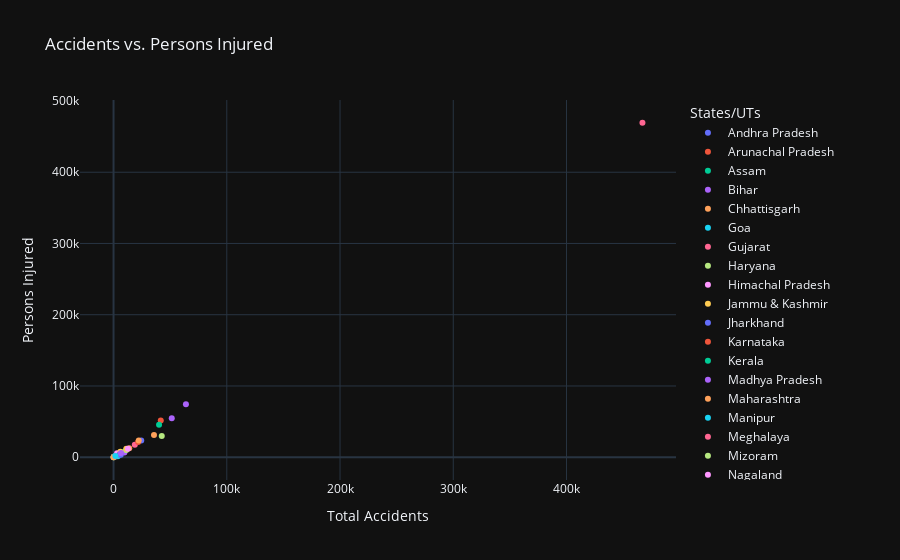

The notebook cell this image was saved under:
### Code cell
# Interactive Scatter plot to visualize accidents vs persons injured using plotly
fig = px.scatter(
    data,
    x='Total - Total Accidents',
    y='Total - Persons Injured - Total Injured',
    title='Accidents vs. Persons Injured',
    labels={'Total - Total Accidents': 'Total Accidents', 'Total - Persons Injured - Total Injured': 'Persons Injured'},
    color='States/UTs',
    template='plotly_dark'
)
fig.show()

### Figure 1 — Plotly figure (JSON) as saved in the notebook; plotly's stock layout.template omitted (floating-point values rounded to 4 significant figures)
{"data": [{"hovertemplate": "States/UTs=Andhra Pradesh<br>Total Accidents=%{x}<br>Persons Injured=%{y}<extra></extra>", "legendgroup": "Andhra Pradesh", "marker": {"color": "#636efa", "symbol": "circle"}, "mode": "markers", "name": "Andhra Pradesh", "orientation": "v", "showlegend": true, "type": "scatter", "x": [24475], "xaxis": "x", "y": [23456], "yaxis": "y"}, {"hovertemplate": "States/UTs=Arunachal Pradesh<br>Total Accidents=%{x}<br>Persons Injured=%{y}<extra></extra>", "legendgroup": "Arunachal Pradesh", "marker": {"color": "#EF553B", "symbol": "circle"}, "mode": "markers", "name": "Arunachal Pradesh", "orientation": "v", "showlegend": true, "type": "scatter", "x": [277], "xaxis": "x", "y": [323], "yaxis": "y"}, {"hovertemplate": "States/UTs=Assam<br>Total Accidents=%{x}<br>Persons Injured=%{y}<extra></extra>", "legendgroup": "Assam", "marker": {"color": "#00cc96", "symbol": "circle"}, "mode": "markers", "name": "Assam", "orientation": "v", "showlegend": true, "type": "scatter", "x": [8248], "xaxis": "x", "y": [7375], "yaxis": "y"}, {"hovertemplate": "States/UTs=Bihar<br>Total Accidents=%{x}<br>Persons Injured=%{y}<extra></extra>", "legendgroup": "Bihar", "marker": {"color": "#ab63fa", "symbol": "circle"}, "mode": "markers", "name": "Bihar", "orientation": "v", "showlegend": true, "type": "scatter", "x": [9600], "xaxis": "x", "y": [6679], "yaxis": "y"}, {"hovertemplate": "States/UTs=Chhattisgarh<br>Total Accidents=%{x}<br>Persons Injured=%{y}<extra></extra>", "legendgroup": "Chhattisgarh", "marker": {"color": "#FFA15A", "symbol": "circle"}, "mode": "markers", "name": "Chhattisgarh", "orientation": "v", "showlegend": true, "type": "scatter", "x": [13864], "xaxis": "x", "y": [12715], "yaxis": "y"}, {"hovertemplate": "States/UTs=Goa<br>Total Accidents=%{x}<br>Persons Injured=%{y}<extra></extra>", "legendgroup": "Goa", "marker": {"color": "#19d3f3", "symbol": "circle"}, "mode": "markers", "name": "Goa", "orientation": "v", "showlegend": true, "type": "scatter", "x": [3709], "xaxis": "x", "y": [1549], "yaxis": "y"}, {"hovertemplate": "States/UTs=Gujarat<br>Total Accidents=%{x}<br>Persons Injured=%{y}<extra></extra>", "legendgroup": "Gujarat", "marker": {"color": "#FF6692", "symbol": "circle"}, "mode": "markers", "name": "Gujarat", "orientation": "v", "showlegend": true, "type": "scatter", "x": [18769], "xaxis": "x", "y": [17467], "yaxis": "y"}, {"hovertemplate": "States/UTs=Haryana<br>Total Accidents=%{x}<br>Persons Injured=%{y}<extra></extra>", "legendgroup": "Haryana", "marker": {"color": "#B6E880", "symbol": "circle"}, "mode": "markers", "name": "Haryana", "orientation": "v", "showlegend": true, "type": "scatter", "x": [11238], "xaxis": "x", "y": [10020], "yaxis": "y"}, {"hovertemplate": "States/UTs=Himachal Pradesh<br>Total Accidents=%{x}<br>Persons Injured=%{y}<extra></extra>", "legendgroup": "Himachal Pradesh", "marker": {"color": "#FF97FF", "symbol": "circle"}, "mode": "markers", "name": "Himachal Pradesh", "orientation": "v", "showlegend": true, "type": "scatter", "x": [3110], "xaxis": "x", "y": [5551], "yaxis": "y"}, {"hovertemplate": "States/UTs=Jammu & Kashmir<br>Total Accidents=%{x}<br>Persons Injured=%{y}<extra></extra>", "legendgroup": "Jammu & Kashmir", "marker": {"color": "#FECB52", "symbol": "circle"}, "mode": "markers", "name": "Jammu & Kashmir", "orientation": "v", "showlegend": true, "type": "scatter", "x": [5978], "xaxis": "x", "y": [7845], "yaxis": "y"}, {"hovertemplate": "States/UTs=Jharkhand<br>Total Accidents=%{x}<br>Persons Injured=%{y}<extra></extra>", "legendgroup": "Jharkhand", "marker": {"color": "#636efa", "symbol": "circle"}, "mode": "markers", "name": "Jharkhand", "orientation": "v", "showlegend": true, "type": "scatter", "x": [5394], "xaxis": "x", "y": [3975], "yaxis": "y"}, {"hovertemplate": "States/UTs=Karnataka<br>Total Accidents=%{x}<br>Persons Injured=%{y}<extra></extra>", "legendgroup": "Karnataka", "marker": {"color": "#EF553B", "symbol": "circle"}, "mode": "markers", "name": "Karnataka", "orientation": "v", "showlegend": true, "type": "scatter", "x": [41707], "xaxis": "x", "y": [51562], "yaxis": "y"}, {"hovertemplate": "States/UTs=Kerala<br>Total Accidents=%{x}<br>Persons Injured=%{y}<extra></extra>", "legendgroup": "Kerala", "marker": {"color": "#00cc96", "symbol": "circle"}, "mode": "markers", "name": "Kerala", "orientation": "v", "showlegend": true, "type": "scatter", "x": [40181], "xaxis": "x", "y": [45458], "yaxis": "y"}, {"hovertemplate": "States/UTs=Madhya Pradesh<br>Total Accidents=%{x}<br>Persons Injured=%{y}<extra></extra>", "legendgroup": "Madhya Pradesh", "marker": {"color": "#ab63fa", "symbol": "circle"}, "mode": "markers", "name": "Madhya Pradesh", "orientation": "v", "showlegend": true, "type": "scatter", "x": [51397], "xaxis": "x", "y": [54662], "yaxis": "y"}, {"hovertemplate": "States/UTs=Maharashtra<br>Total Accidents=%{x}<br>Persons Injured=%{y}<extra></extra>", "legendgroup": "Maharashtra", "marker": {"color": "#FFA15A", "symbol": "circle"}, "mode": "markers", "name": "Maharashtra", "orientation": "v", "showlegend": true, "type": "scatter", "x": [35717], "xaxis": "x", "y": [31365], "yaxis": "y"}, {"hovertemplate": "States/UTs=Manipur<br>Total Accidents=%{x}<br>Persons Injured=%{y}<extra></extra>", "legendgroup": "Manipur", "marker": {"color": "#19d3f3", "symbol": "circle"}, "mode": "markers", "name": "Manipur", "orientation": "v", "showlegend": true, "type": "scatter", "x": [601], "xaxis": "x", "y": [1042], "yaxis": "y"}, {"hovertemplate": "States/UTs=Meghalaya<br>Total Accidents=%{x}<br>Persons Injured=%{y}<extra></extra>", "legendgroup": "Meghalaya", "marker": {"color": "#FF6692", "symbol": "circle"}, "mode": "markers", "name": "Meghalaya", "orientation": "v", "showlegend": true, "type": "scatter", "x": [399], "xaxis": "x", "y": [205], "yaxis": "y"}, {"hovertemplate": "States/UTs=Mizoram<br>Total Accidents=%{x}<br>Persons Injured=%{y}<extra></extra>", "legendgroup": "Mizoram", "marker": {"color": "#B6E880", "symbol": "circle"}, "mode": "markers", "name": "Mizoram", "orientation": "v", "showlegend": true, "type": "scatter", "x": [53], "xaxis": "x", "y": [80], "yaxis": "y"}, {"hovertemplate": "States/UTs=Nagaland<br>Total Accidents=%{x}<br>Persons Injured=%{y}<extra></extra>", "legendgroup": "Nagaland", "marker": {"color": "#FF97FF", "symbol": "circle"}, "mode": "markers", "name": "Nagaland", "orientation": "v", "showlegend": true, "type": "scatter", "x": [430], "xaxis": "x", "y": [335], "yaxis": "y"}, {"hovertemplate": "States/UTs=Odisha<br>Total Accidents=%{x}<br>Persons Injured=%{y}<extra></extra>", "legendgroup": "Odisha", "marker": {"color": "#FECB52", "symbol": "circle"}, "mode": "markers", "name": "Odisha", "orientation": "v", "showlegend": true, "type": "scatter", "x": [11262], "xaxis": "x", "y": [11794], "yaxis": "y"}, {"hovertemplate": "States/UTs=Punjab<br>Total Accidents=%{x}<br>Persons Injured=%{y}<extra></extra>", "legendgroup": "Punjab", "marker": {"color": "#636efa", "symbol": "circle"}, "mode": "markers", "name": "Punjab", "orientation": "v", "showlegend": true, "type": "scatter", "x": [6428], "xaxis": "x", "y": [3384], "yaxis": "y"}, {"hovertemplate": "States/UTs=Rajasthan<br>Total Accidents=%{x}<br>Persons Injured=%{y}<extra></extra>", "legendgroup": "Rajasthan", "marker": {"color": "#EF553B", "symbol": "circle"}, "mode": "markers", "name": "Rajasthan", "orientation": "v", "showlegend": true, "type": "scatter", "x": [21743], "xaxis": "x", "y": [21547], "yaxis": "y"}, {"hovertemplate": "States/UTs=Sikkim<br>Total Accidents=%{x}<br>Persons Injured=%{y}<extra></extra>", "legendgroup": "Sikkim", "marker": {"color": "#00cc96", "symbol": "circle"}, "mode": "markers", "name": "Sikkim", "orientation": "v", "showlegend": true, "type": "scatter", "x": [180], "xaxis": "x", "y": [370], "yaxis": "y"}, {"hovertemplate": "States/UTs=Tamil Nadu<br>Total Accidents=%{x}<br>Persons Injured=%{y}<extra></extra>", "legendgroup": "Tamil Nadu", "marker": {"color": "#ab63fa", "symbol": "circle"}, "mode": "markers", "name": "Tamil Nadu", "orientation": "v", "showlegend": true, "type": "scatter", "x": [63920], "xaxis": "x", "y": [74537], "yaxis": "y"}, {"hovertemplate": "States/UTs=Telangana<br>Total Accidents=%{x}<br>Persons Injured=%{y}<extra></extra>", "legendgroup": "Telangana", "marker": {"color": "#FFA15A", "symbol": "circle"}, "mode": "markers", "name": "Telangana", "orientation": "v", "showlegend": true, "type": "scatter", "x": [22230], "xaxis": "x", "y": [23613], "yaxis": "y"}, {"hovertemplate": "States/UTs=Tripura<br>Total Accidents=%{x}<br>Persons Injured=%{y}<extra></extra>", "legendgroup": "Tripura", "marker": {"color": "#19d3f3", "symbol": "circle"}, "mode": "markers", "name": "Tripura", "orientation": "v", "showlegend": true, "type": "scatter", "x": [552], "xaxis": "x", "y": [741], "yaxis": "y"}, {"hovertemplate": "States/UTs=Uttarakhand<br>Total Accidents=%{x}<br>Persons Injured=%{y}<extra></extra>", "legendgroup": "Uttarakhand", "marker": {"color": "#FF6692", "symbol": "circle"}, "mode": "markers", "name": "Uttarakhand", "orientation": "v", "showlegend": true, "type": "scatter", "x": [1468], "xaxis": "x", "y": [1571], "yaxis": "y"}, {"hovertemplate": "States/UTs=Uttar Pradesh<br>Total Accidents=%{x}<br>Persons Injured=%{y}<extra></extra>", "legendgroup": "Uttar Pradesh", "marker": {"color": "#B6E880", "symbol": "circle"}, "mode": "markers", "name": "Uttar Pradesh", "orientation": "v", "showlegend": true, "type": "scatter", "x": [42568], "xaxis": "x", "y": [29664], "yaxis": "y"}, {"hovertemplate": "States/UTs=West Bengal<br>Total Accidents=%{x}<br>Persons Injured=%{y}<extra></extra>", "legendgroup": "West Bengal", "marker": {"color": "#FF97FF", "symbol": "circle"}, "mode": "markers", "name": "West Bengal", "orientation": "v", "showlegend": true, "type": "scatter", "x": [12705], "xaxis": "x", "y": [11997], "yaxis": "y"}, {"hovertemplate": "States/UTs=Andaman & Nicobar Islands<br>Total Accidents=%{x}<br>Persons Injured=%{y}<extra></extra>", "legendgroup": "Andaman & Nicobar Islands", "marker": {"color": "#FECB52", "symbol": "circle"}, "mode": "markers", "name": "Andaman & Nicobar Islands", "orientation": "v", "showlegend": true, "type": "scatter", "x": [254], "xaxis": "x", "y": [260], "yaxis": "y"}, {"hovertemplate": "States/UTs=Chandigarh<br>Total Accidents=%{x}<br>Persons Injured=%{y}<extra></extra>", "legendgroup": "Chandigarh", "marker": {"color": "#636efa", "symbol": "circle"}, "mode": "markers", "name": "Chandigarh", "orientation": "v", "showlegend": true, "type": "scatter", "x": [316], "xaxis": "x", "y": [300], "yaxis": "y"}, {"hovertemplate": "States/UTs=Dadra & Nagar Haveli<br>Total Accidents=%{x}<br>Persons Injured=%{y}<extra></extra>", "legendgroup": "Dadra & Nagar Haveli", "marker": {"color": "#EF553B", "symbol": "circle"}, "mode": "markers", "name": "Dadra & Nagar Haveli", "orientation": "v", "showlegend": true, "type": "scatter", "x": [80], "xaxis": "x", "y": [66], "yaxis": "y"}, {"hovertemplate": "States/UTs=Daman & Diu<br>Total Accidents=%{x}<br>Persons Injured=%{y}<extra></extra>", "legendgroup": "Daman & Diu", "marker": {"color": "#00cc96", "symbol": "circle"}, "mode": "markers", "name": "Daman & Diu", "orientation": "v", "showlegend": true, "type": "scatter", "x": [76], "xaxis": "x", "y": [94], "yaxis": "y"}, {"hovertemplate": "States/UTs=Delhi<br>Total Accidents=%{x}<br>Persons Injured=%{y}<extra></extra>", "legendgroup": "Delhi", "marker": {"color": "#ab63fa", "symbol": "circle"}, "mode": "markers", "name": "Delhi", "orientation": "v", "showlegend": true, "type": "scatter", "x": [6515], "xaxis": "x", "y": [6086], "yaxis": "y"}, {"hovertemplate": "States/UTs=Lakshadweep<br>Total Accidents=%{x}<br>Persons Injured=%{y}<extra></extra>", "legendgroup": "Lakshadweep", "marker": {"color": "#FFA15A", "symbol": "circle"}, "mode": "markers", "name": "Lakshadweep", "orientation": "v", "showlegend": true, "type": "scatter", "x": [3], "xaxis": "x", "y": [3], "yaxis": "y"}, {"hovertemplate": "States/UTs=Puducherry<br>Total Accidents=%{x}<br>Persons Injured=%{y}<extra></extra>", "legendgroup": "Puducherry", "marker": {"color": "#19d3f3", "symbol": "circle"}, "mode": "markers", "name": "Puducherry", "orientation": "v", "showlegend": true, "type": "scatter", "x": [1597], "xaxis": "x", "y": [1727], "yaxis": "y"}, {"hovertemplate": "States/UTs=Total<br>Total Accidents=%{x}<br>Persons Injured=%{y}<extra></extra>", "legendgroup": "Total", "marker": {"color": "#FF6692", "symbol": "circle"}, "mode": "markers", "name": "Total", "orientation": "v", "showlegend": true, "type": "scatter", "x": [467044], "xaxis": "x", "y": [469418], "yaxis": "y"}], "layout": {"autosize": true, "legend": {"title": {"text": "States/UTs"}, "tracegroupgap": 0}, "title": {"text": "Accidents vs. Persons Injured"}, "xaxis": {"anchor": "y", "autorange": true, "domain": [0, 1], "range": [-28710.0, 495800.0], "title": {"text": "Total Accidents"}, "type": "linear"}, "yaxis": {"anchor": "x", "autorange": true, "domain": [0, 1], "range": [-38740.0, 508200.0], "title": {"text": "Persons Injured"}, "type": "linear"}}}
